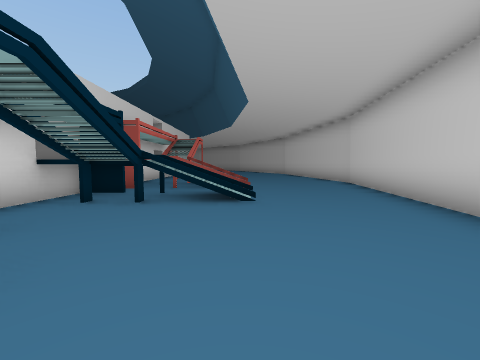
[1] (above)

16 first-person views from a walk through a Unity game level. The camera is 1.4 m above the floor, tilts 4° down and sees 90° across. Doors are open. The floor is counted in squares, 2 m on a side. Each view is taken from the middle of a square. On the plan, view 1 faces up. The plan holds only what a view shows up to about 9 squares ahead; the rest is blank. The place goes on beyond the plan.

[2]
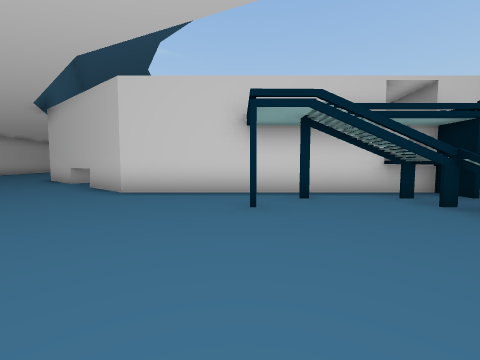

[3]
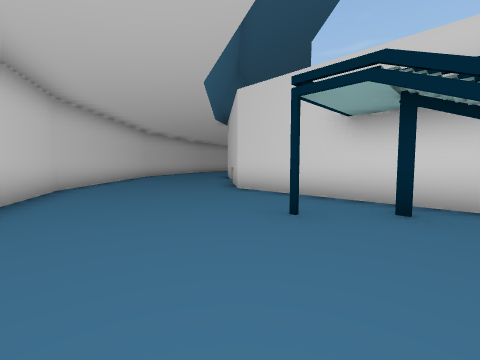

[4]
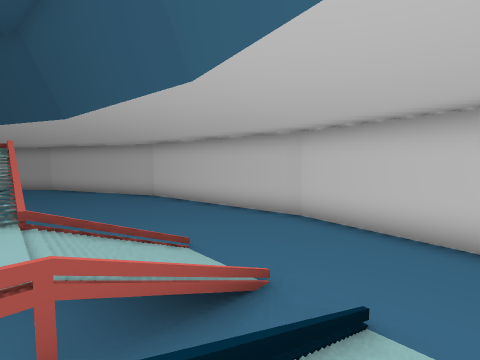

[5]
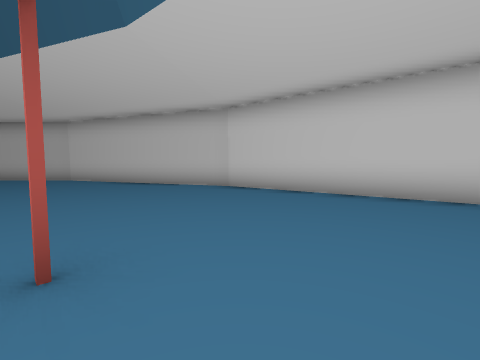

[6]
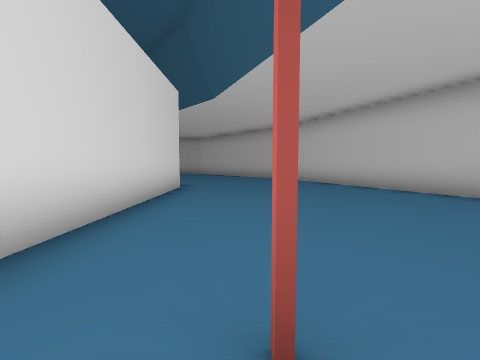

[7]
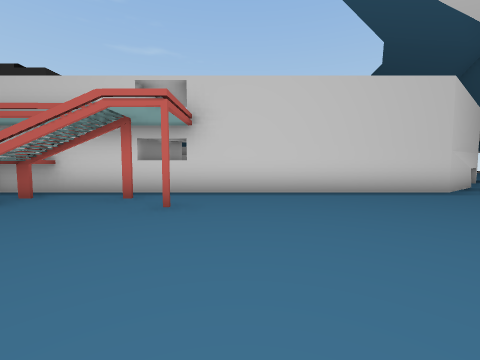

[8]
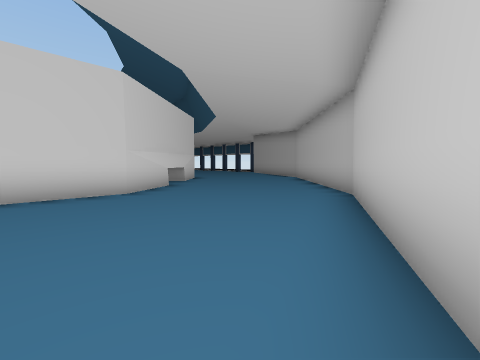

[9]
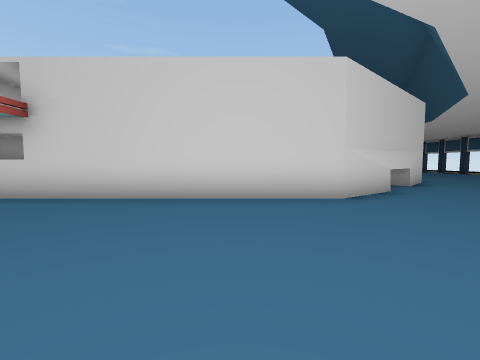

[10]
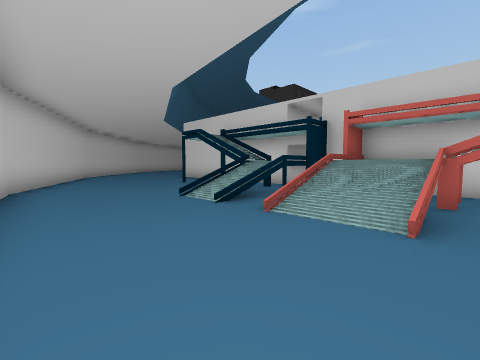

[11]
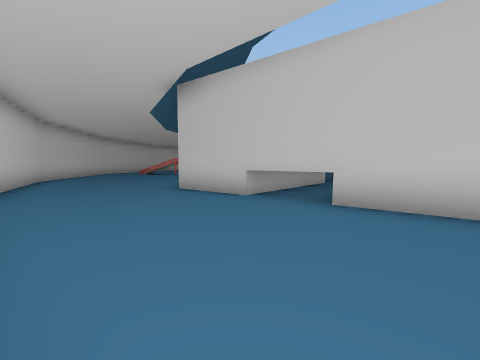

[12]
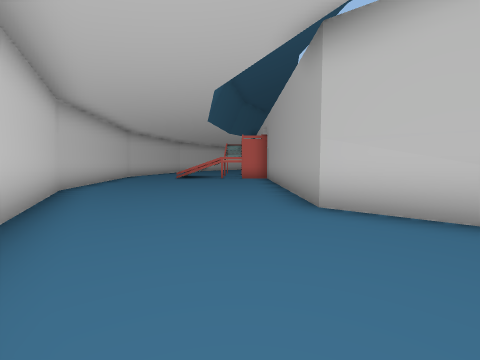

[13]
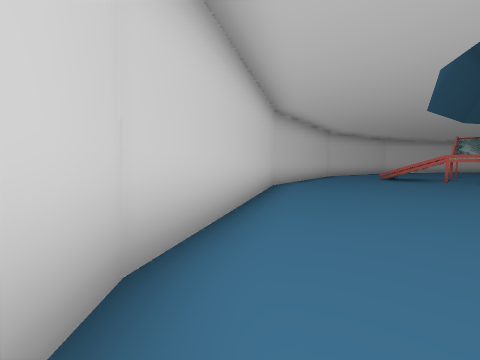

[14]
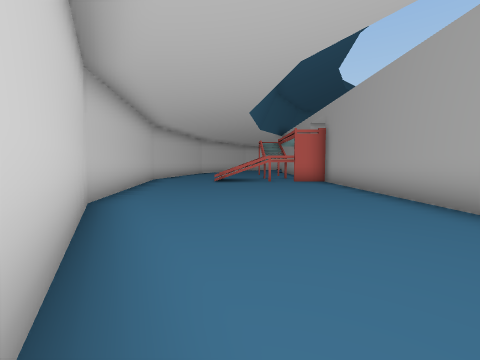

[15]
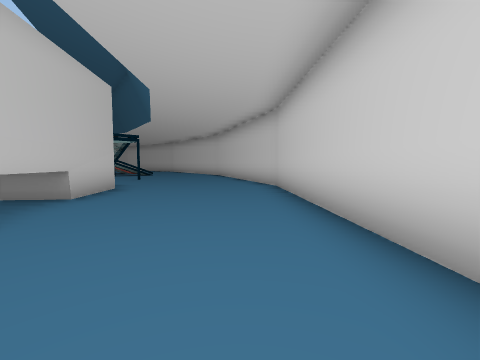

[16]
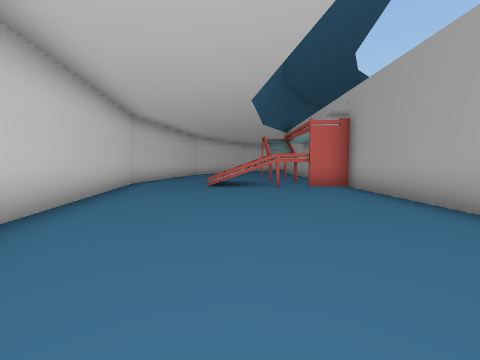

### Floor plan
Key: @ floor where view 1 was taken; # wall or solid block; . main floor; : floor 1.5 m higher than the main floor; / step, stairs or slope.
Columns run from 17 left of view 1 to 4 right of it. Each row starts with its distance up from view 1.
 22           #......##
 21           #.......#
 20           ##......##
 19            ##......#
 18             ##.....#
 17              #.....##
 16              #......#
 15              #......#
 14              #......##
 13              #.......#
 12              #.#.....#
 11              #.......#
 10              #.......#
  9              #/#.....#
  8              ##://...#
  7              ##///...#
  6              #.......#
  5              ##://...#
  4              #/#.....#
  3              #......##
  2              #......#
  1              #.#....#
  0              #...@.##
 -1              #.....#
 -2             ##.....#
 -3            ##.....##
 -4          ###......#
 -5          ##......##
 -6  #########......##
 -7  #.............##
 -8  #............##
 -9  /...........##
-10 //..........##
-11 ///.......###
-12 ........###
-13 .....####
-14 ######

Where each view was taken, in squares from view 1:
view 1: 0 up, 0 right, facing up
view 2: 1 up, 2 right, facing left
view 3: 3 up, 1 right, facing down-left
view 4: 5 up, 2 left, facing up-right
view 5: 10 up, 2 left, facing up-right
view 6: 11 up, 2 left, facing up
view 7: 13 up, 2 right, facing left
view 8: 16 up, 2 right, facing up-left
view 9: 16 up, 1 right, facing left
view 10: 9 up, 3 right, facing down-left
view 11: 5 down, 1 left, facing left
view 12: 8 down, 4 left, facing left
view 13: 8 down, 4 left, facing down-left
view 14: 10 down, 6 left, facing left
view 15: 9 down, 6 left, facing up-right
view 16: 10 down, 8 left, facing left
